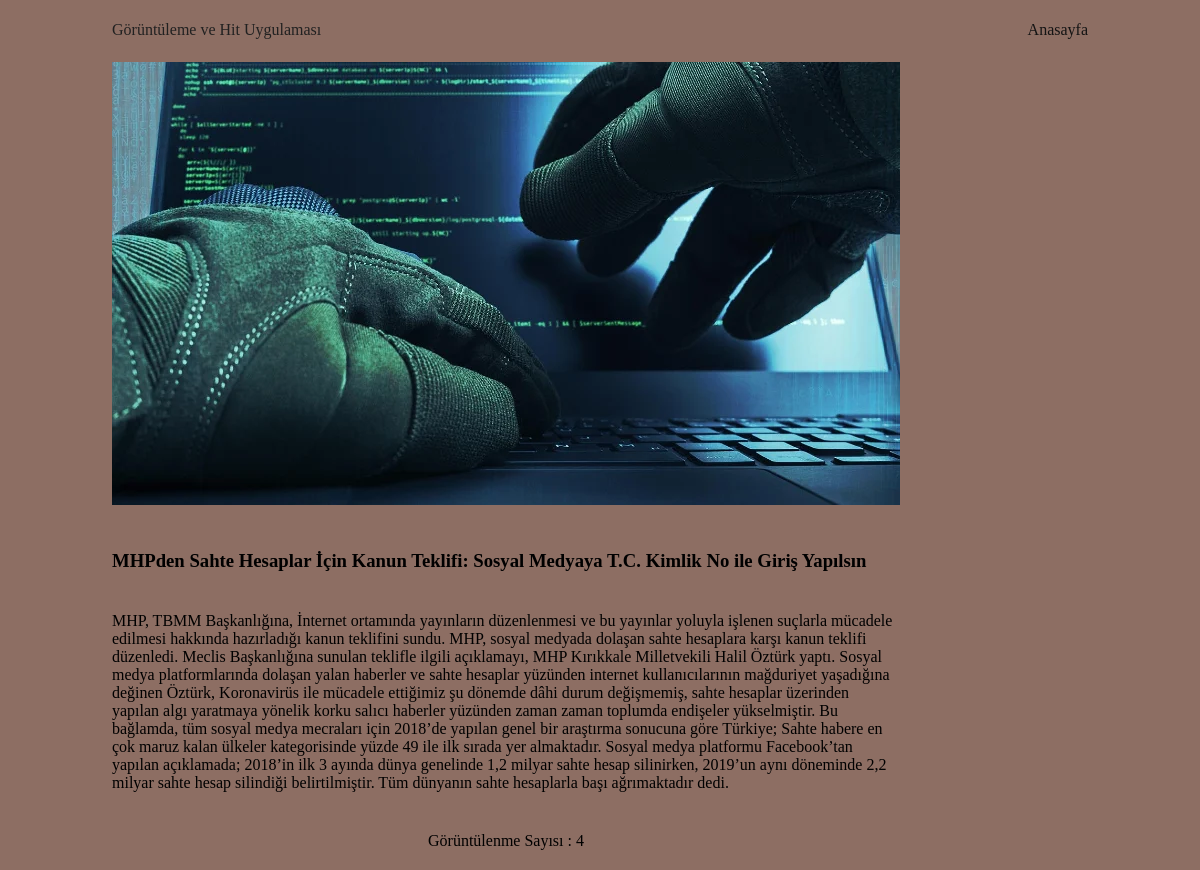
Screenshot of /sonuc.php?id=2 with the database file from the repository.
### tables this page shows
CREATE TABLE `makaleler` (
  `id` int(11) NOT NULL,
  `baslik` varchar(100) NOT NULL,
  `icerik` text NOT NULL,
  `hit` int(11) NOT NULL,
  `resim` varchar(250) NOT NULL
);

### sonuc.php (the view, shortened to what this page needs)
<?php
include_once("baglanti.php");
$id = filtrele($_GET['id']);
?>
<!DOCTYPE html>
<html lang="en">
<head>
	<link rel="stylesheet" type="text/css" href="style.css">
</head>
<body>
	<table>
		<tr>
			<td align="left" style="color: #212121">Görüntüleme ve Hit Uygulaması</td>
			<td align="right"><a href="index.php">Anasayfa</a></td>
		</tr>
		<?php
		$sorgu2 = $db->prepare("SELECT * FROM makaleler WHERE id =?");
		$sorgu2->execute([$id]);
		$KayitSayisi = $sorgu2->rowCount();
		$Kayit = $sorgu2->fetch(PDO::FETCH_ASSOC);
		if($KayitSayisi > 0 ){
			?>
			<tr>
				<td><img src="img/<?php echo $Kayit['resim']?>"></td>
			</tr>
			<tr>
				<td><h3><?php echo $Kayit['baslik']; ?></h3></td>
			</tr>
			<tr>
				<td><span><?php echo $Kayit['icerik']; ?></span></td>
			</tr>
			<tr>
				<td align="center"><?php echo " <br> Görüntülenme Sayısı : " .  $Kayit['hit']; ?></td>
			</tr>
			<?php
		}else{
			header("Location:index.php");
		}
		?>
	</table>
</body>
</html>

### style.css (style rules this page uses)
* { text-decoration: none; font-family: Trebuchet MS; }
body { background-color: #8D6E63; }
a { color: #141414; }
table { width: 1000px; margin: 0 auto; }
table td { height: 20px; padding: 10px; width: 80%; }
table td:last-child { width: 250px; }

### rows the page displays
makaleler: resim (picture), baslik "MHPden Sahte Hesaplar İçin Kanun Teklifi: Sosyal Medyaya T.C. Kimlik No ile Giriş Yapılsın", icerik "MHP, TBMM Başkanlığına, İnternet ortamında yayınların düzenlenmesi ve bu yayınlar yoluyla işlenen suçlarla mücadele edilmesi hakkında hazırladığı kanun teklifini sundu. MHP, sosyal medyada dolaşan sahte hesaplara karşı kanun teklifi düzenledi. Meclis Başkanlığına sunulan teklifle ilgili açıklamayı, MHP Kırıkkale Milletvekili Halil Öztürk yaptı. Sosyal medya platformlarında dolaşan yalan haberler ve sahte hesaplar yüzünden internet kullanıcılarının mağduriyet yaşadığına değinen Öztürk, Koronavirüs ile mücadele ettiğimiz şu dönemde dâhi durum değişmemiş, sahte hesaplar üzerinden yapılan algı yaratmaya yönelik korku salıcı haberler yüzünden zaman zaman toplumda endişeler yükselmiştir. Bu…", hit "4"
